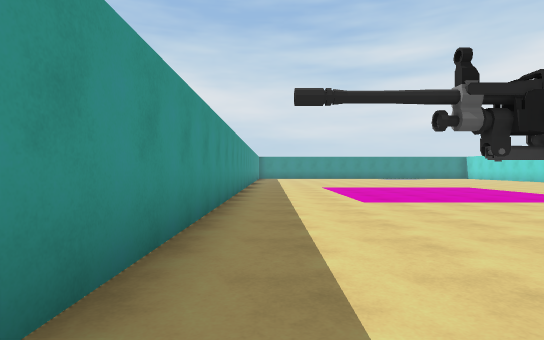
view 1 (above)

23 first-person views from a walk through a Unity game level. The camera is 1.2 m above the floor, looks level and sees 80° across. The floor is counted in squares, 2 m on a side. Each view is taken from the middle of a square. On the plan, view 1 faces up. The plan holds only what a view shows up to about 10 squares ahead; the rest is blank. The place goes on beyond the plan. The player is left out. Some surface patterns are stand-ins.

view 2
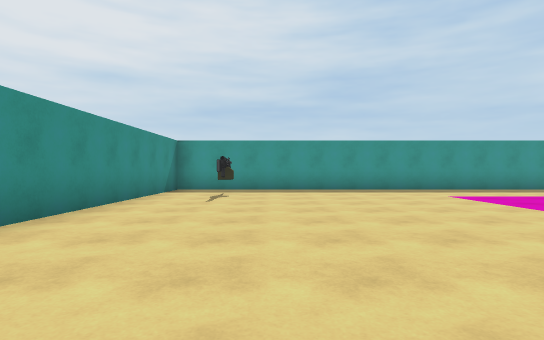

view 3
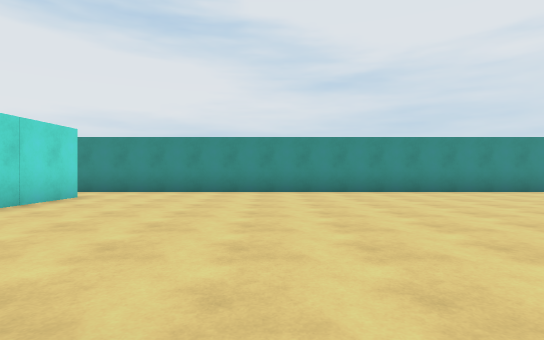

view 4
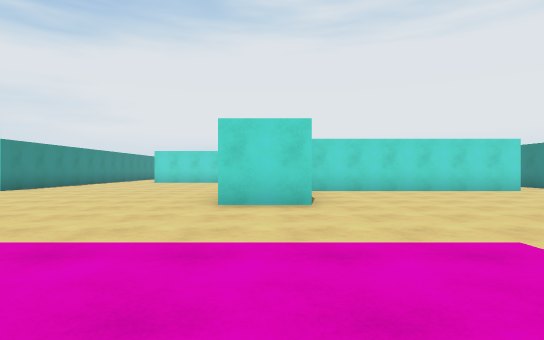

view 5
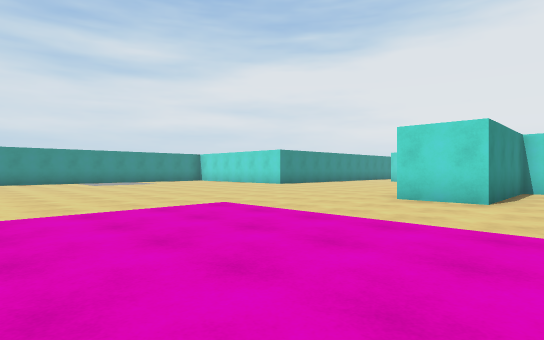

view 6
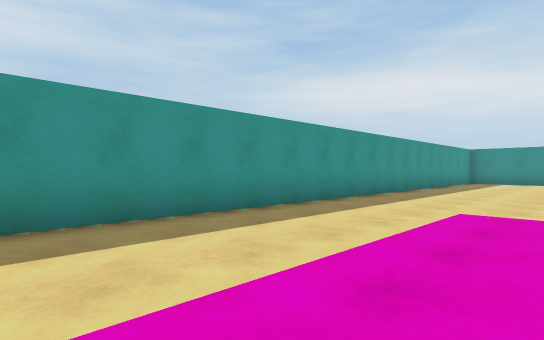

view 7
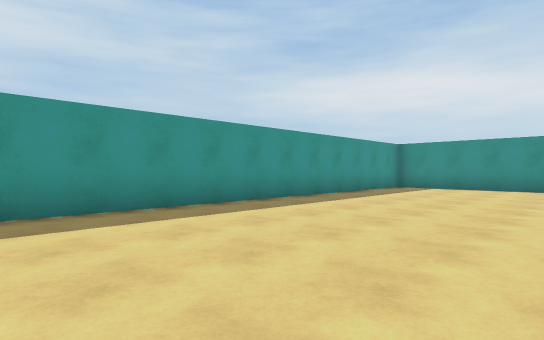

view 8
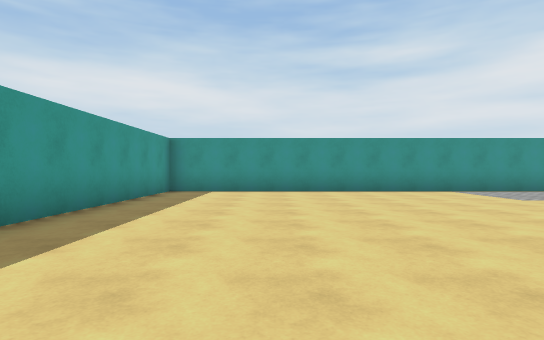

view 9
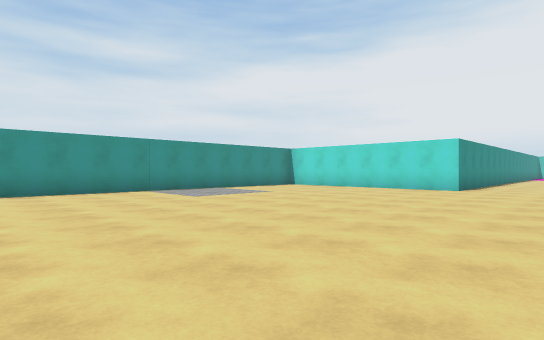

view 10
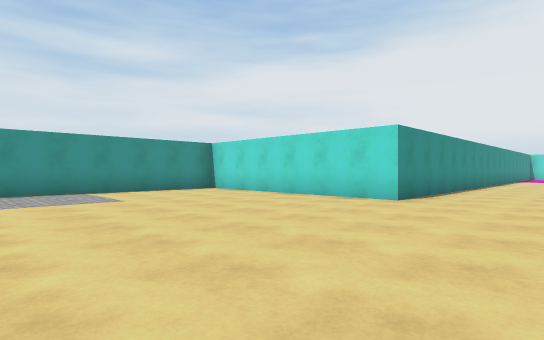

view 11
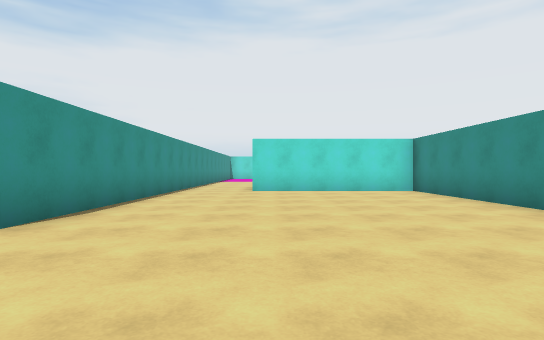

view 12
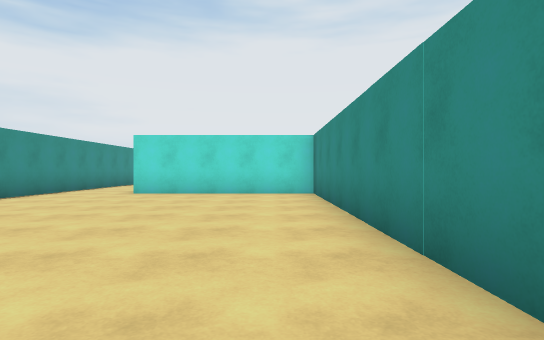

view 13
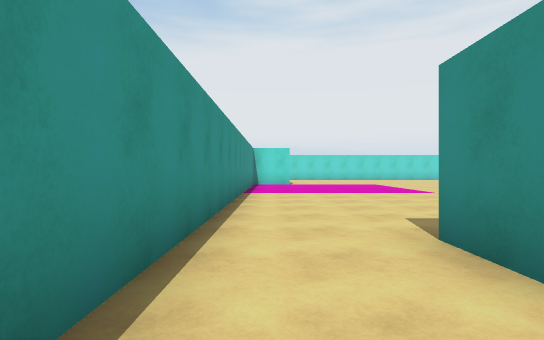

view 14
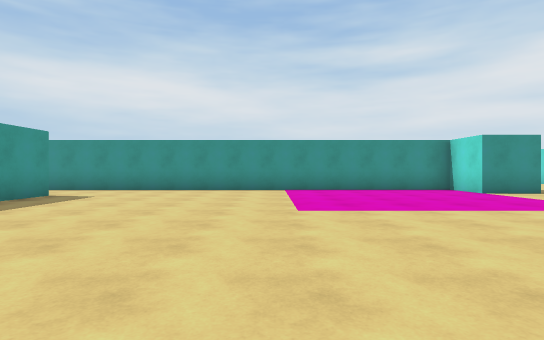

view 15
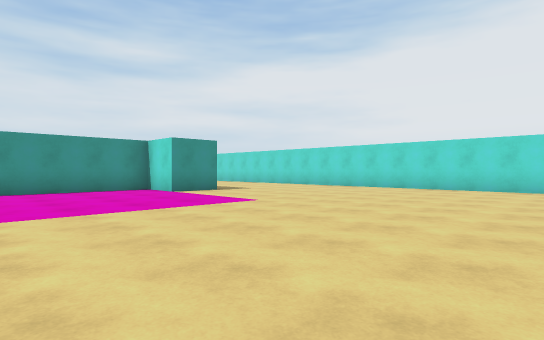

view 16
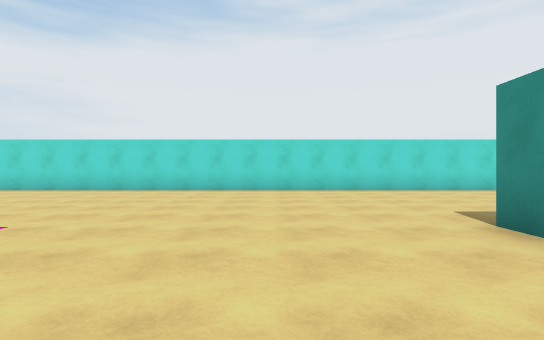

view 17
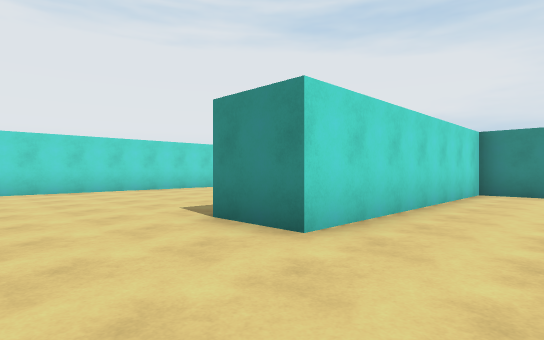

view 18
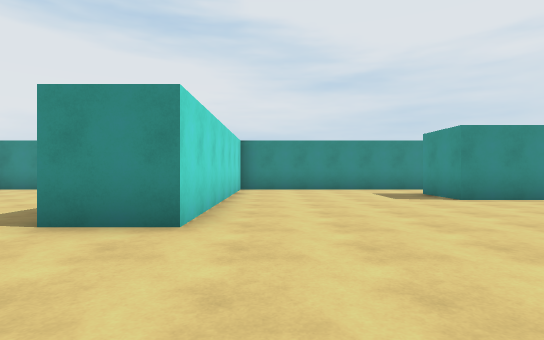

view 19
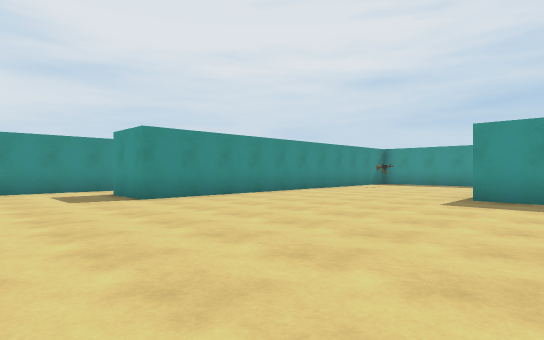

view 20
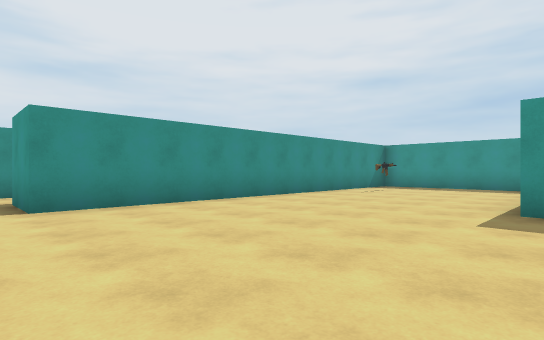

view 21
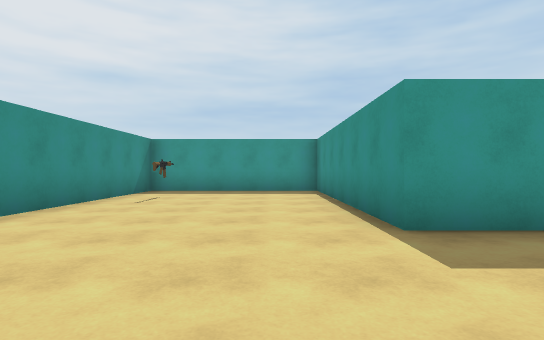

view 22
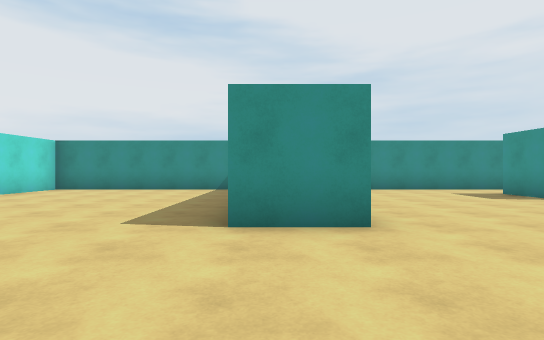

view 23
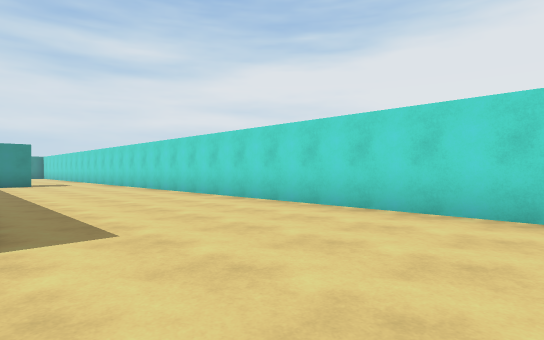

### Floor plan
Points are (right, up) in squares from view 1. A wall is a line through its corners. A room is listed if a view was taken in it or the views show most of it. See-through windows are left out.
Room 1 (view 1)
walls: (-0.9, 0.6) (-0.9, -0.9) (0.6, -0.9); (0.8, 0.8) (0, 0.8); (0.7, 0.9) (0.1, 0.8)
ways out: opening at (0, 1) to room 2; opening at (1.5, 0) to room 2
Room 2 (views 2, 3, 4, 5, 6, 7, 8, 9, 10, 11, 12, 13)
walls: (12.2, 8.9) (19.3, 8.9) (19.3, 13.6); (1.3, 1.1) (1.3, 0.6); (0.9, 0.9) (2.1, 0.9); (13.3, 0.9) (13.3, 7.3) (9.6, 7.3) (9.6, 9); (12.1, 22.1) (-0.9, 22.1) (-0.9, 0.6); (19.5, 15.8) (13.3, 15.8) (13.3, 20.9); (0.6, -0.9) (13.4, -0.9)
ways out: opening at (0, 1) to room 1; opening at (1.5, 0) to room 1; opening at (14, 0) to room 3; opening at (20, 14.5) to room 3
Room 3 (views 14, 15, 16, 17, 18, 19, 20, 21, 22, 23)
walls: (32.9, 14.3) (31.4, 14.3) (31.4, 15.8) (19.5, 15.8); (20.8, 8.8) (20.8, 7.3) (14.6, 7.3) (14.6, 2.5) (25.2, 2.5) (25.2, 0.9); (19.6, 13.6) (20.8, 13.6) (20.8, 12.1); (32.2, -0.9) (37.6, -0.9) (37.6, 20.5); (23.9, -0.9) (30, -0.9) (30, 5.6) (31.5, 5.6); (13.4, -0.9) (14.4, -0.9)
ways out: opening at (14, 0) to room 2; opening at (20, 14.5) to room 2
objects: rifle (17, 4)

Where each view was taken, in squares from view 1:
view 1: 0 up, 0 right, facing up
view 2: 2 up, 9 right, facing left
view 3: 8 up, 9 right, facing down
view 4: 8 up, 4 right, facing right
view 5: 6 up, 3 right, facing up-right
view 6: 6 up, 3 right, facing up-left
view 7: 11 up, 4 right, facing up-left
view 8: 13 up, 2 right, facing up
view 9: 13 up, 3 right, facing up-right
view 10: 13 up, 7 right, facing up-right
view 11: 13 up, 10 right, facing right
view 12: 10 up, 11 right, facing right
view 13: 15 up, 18 right, facing right
view 14: 6 up, 26 right, facing up
view 15: 6 up, 27 right, facing up-right
view 16: 8 up, 28 right, facing right
view 17: 8 up, 28 right, facing down-right
view 18: 9 up, 29 right, facing down
view 19: 9 up, 28 right, facing down-left
view 20: 8 up, 26 right, facing down-left
view 21: 6 up, 24 right, facing left
view 22: 9 up, 31 right, facing down
view 23: 11 up, 33 right, facing up-right
